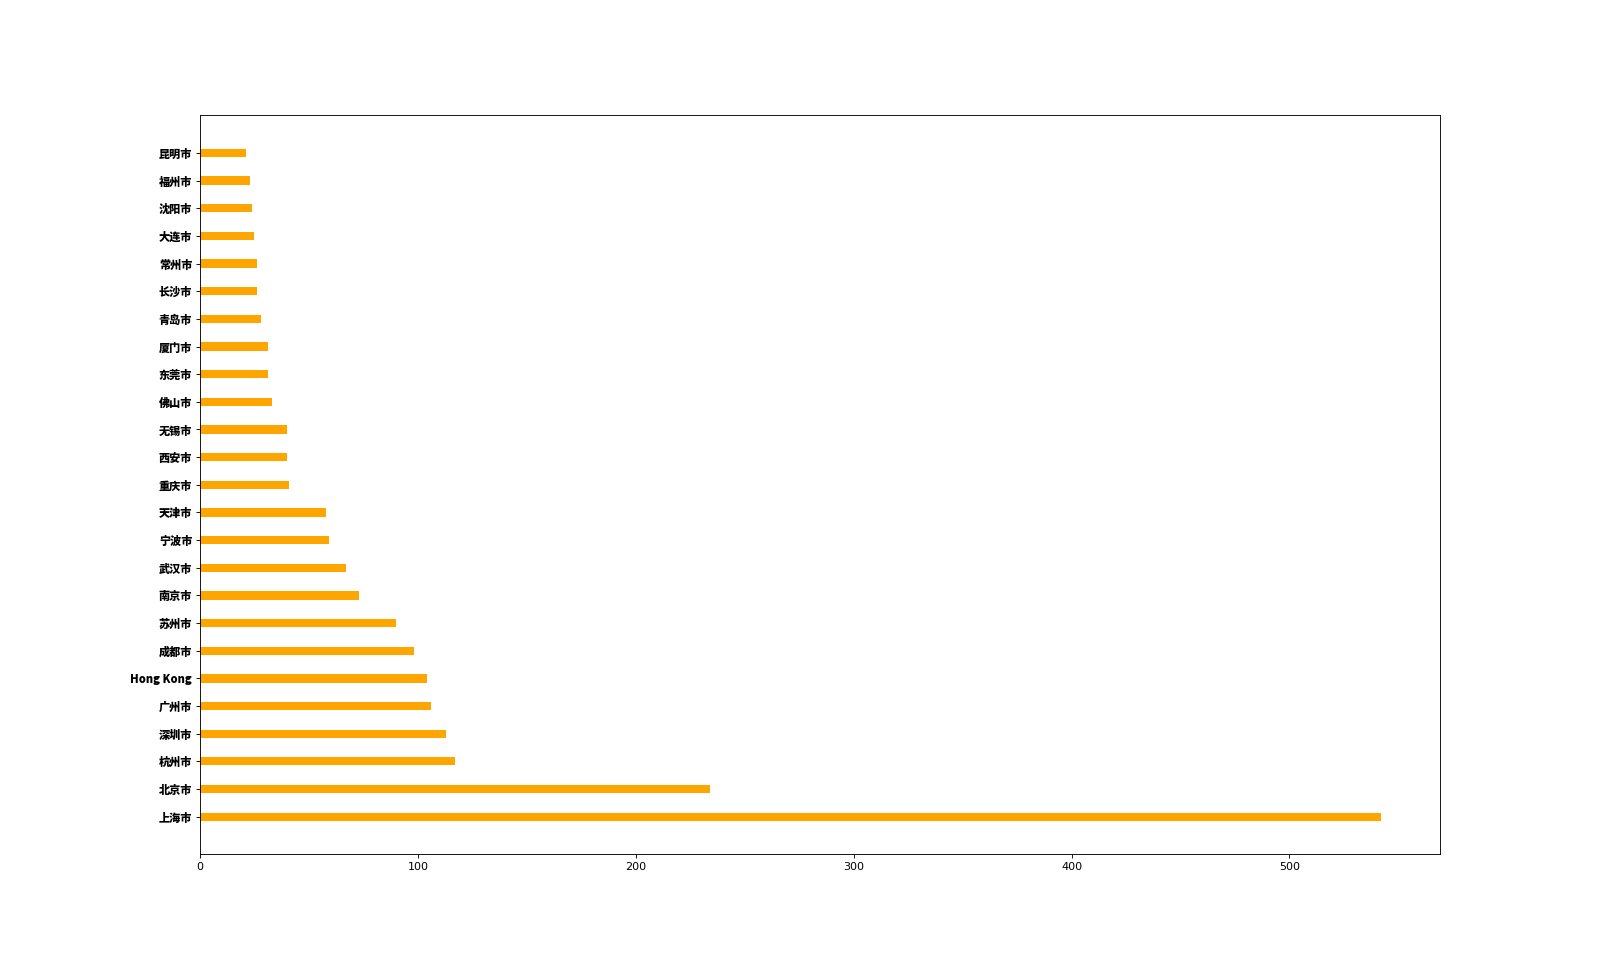

Write the Python code that produced this figure.
#-*-coding:utf-8-*- 
"""
 @anthor:coingzhe
 @contact:codingzhe@gmail.com
 @time:2019/10/24上午8:48
"""
import pandas as pd
from matplotlib import pyplot as plt
import numpy as np
from matplotlib import font_manager
my_font = font_manager.FontProperties(fname='/usr/share/fonts/opentype/noto/NotoSansCJK-Black.ttc')
# 使用matplotlib呈现出店铺总数前十的国家
# 使用matplotlib呈现出大陆每个城市的店铺数量
file_path = './starbucks_store_worldwide.csv'
df = pd.read_csv(file_path)
# xuanzhong中国
df = df[df['Country'] == 'CN']

# 使用matplotlib呈现出店铺总数前十的国家
# 准备数据  ascending = false 降序排列
data1 = df.groupby(by="City").count()['Brand'].sort_values(ascending=False)[:25]

_x = data1.index
_y = data1.values

# 画图
plt.figure(figsize=(20,12),dpi=80)
plt.barh(range(len(_x)),_y,height=0.3,color='orange')

plt.yticks(range(len(_x)),_x,fontproperties=my_font)

plt.savefig('./test8.png')

plt.show()
